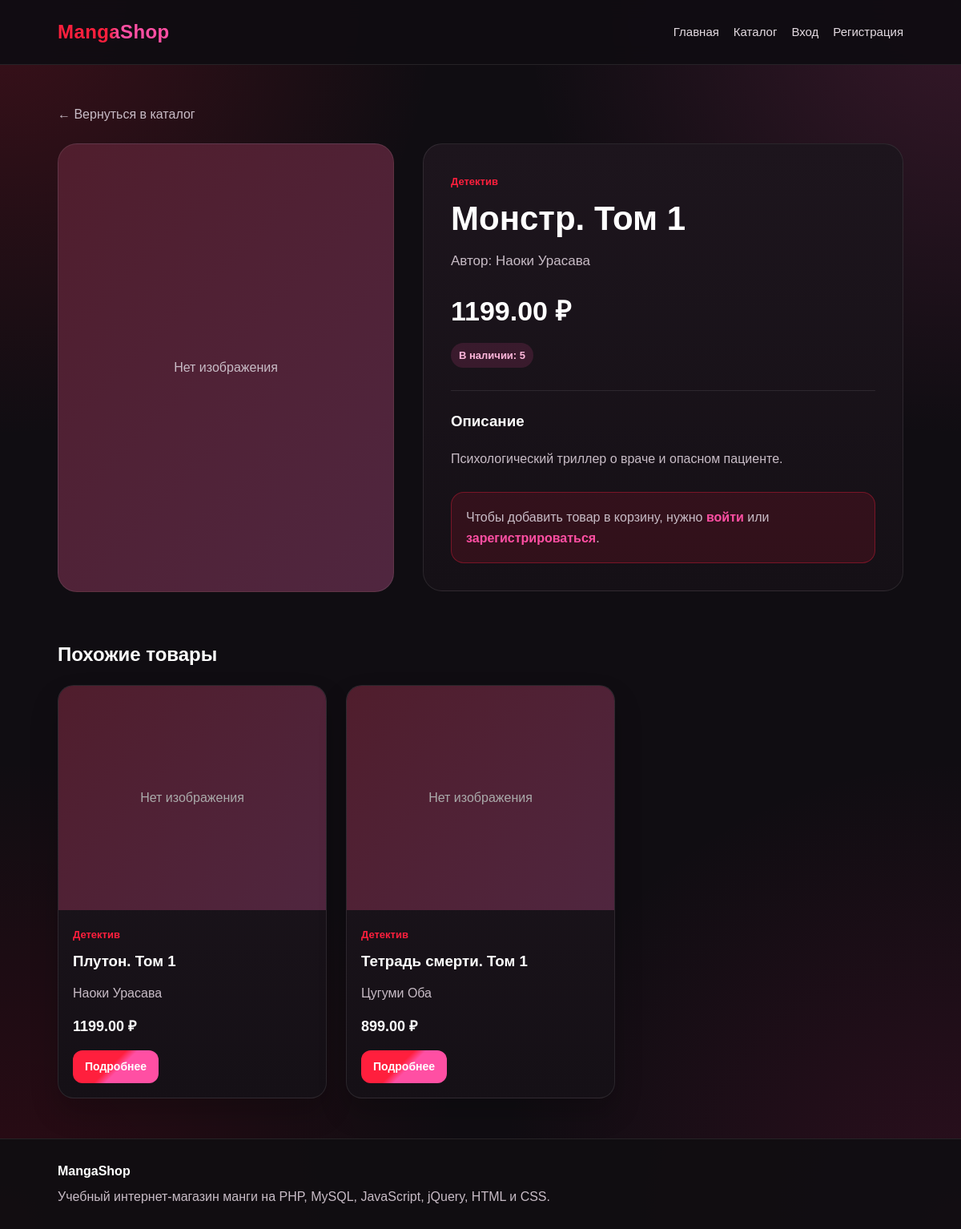
/product.php?id=11, run on the app's committed database.
### tables this page shows
CREATE TABLE `products` (
  `id` int(11) NOT NULL,
  `category_id` int(11) NOT NULL,
  `title` varchar(200) NOT NULL,
  `author` varchar(150) DEFAULT NULL,
  `description` text,
  `price` decimal(10,2) NOT NULL,
  `image` varchar(255) DEFAULT NULL,
  `stock` int(11) NOT NULL DEFAULT '0',
  `created_at` timestamp NULL DEFAULT CURRENT_TIMESTAMP
);

CREATE TABLE `categories` (
  `id` int(11) NOT NULL,
  `title` varchar(150) NOT NULL,
  `description` text
);

### includes/auth.php (called while the page is built, shortened)
<?php
function isAuth()
{
    if (!isset($_SESSION['user'])) {
        return false;
    }
    return true;
}
function e($value)
{
    return htmlspecialchars($value, ENT_QUOTES, 'UTF-8');
}
function product_image_url($filename)
{
    $filename = trim((string)$filename);
    $path = __DIR__ . '/../uploads/products/' . $filename;
    if (!is_file($path)) {
        return null;
    }
    return '/uploads/products/' . rawurlencode($filename);
}

### product.php (the view, shortened to what this page needs)
<?php
require_once __DIR__ . '/includes/db.php';
require_once __DIR__ . '/includes/auth.php';
$id = isset($_GET['id']) ? (int)$_GET['id'] : 0;
$stmt = $pdo->prepare("
    SELECT products.*, categories.title AS category_title
    FROM products
    INNER JOIN categories ON products.category_id = categories.id
    WHERE products.id = ?
");
$stmt->execute(array($id));
$product = $stmt->fetch();
$relatedStmt = $pdo->prepare("
    SELECT products.*, categories.title AS category_title
    FROM products
    INNER JOIN categories ON products.category_id = categories.id
    WHERE products.category_id = ? AND products.id != ?
    ORDER BY products.id DESC
    LIMIT 4
");
$relatedStmt->execute(array($product['category_id'], $product['id']));
$relatedProducts = $relatedStmt->fetchAll();
?>
<?php require_once __DIR__ . '/includes/header.php'; ?>
<main class="container">
    <a href="/catalog.php" class="back-link">← Вернуться в каталог</a>
    <section class="product-detail">
        <?php $mainImageUrl = product_image_url($product['image']); ?>
        <div class="product-detail-image">
            <?php if ($mainImageUrl): ?>
                <img src="<?php echo e($mainImageUrl); ?>" alt="<?php echo e($product['title']); ?>">
            <?php else: ?>
                <span>Нет изображения</span>
            <?php endif; ?>
        </div>
        <div class="product-detail-info">
            <span class="category"><?php echo e($product['category_title']); ?></span>
            <h1><?php echo e($product['title']); ?></h1>
            <?php if (!empty($product['author'])): ?>
                <p class="product-author">Автор: <?php echo e($product['author']); ?></p>
            <?php endif; ?>
            <div class="product-price">
                <?php echo e($product['price']); ?> ₽
            </div>
            <?php if ($product['stock'] > 0): ?>
                <span class="badge pink">В наличии: <?php echo (int)$product['stock']; ?></span>
            <?php else: ?>
                <span class="badge red">Нет в наличии</span>
            <?php endif; ?>
            <div class="product-description">
                <h3>Описание</h3>
                <p><?php echo nl2br(e($product['description'])); ?></p>
            </div>
            <?php if (isAuth() && !isAdmin()): ?>
                <?php if ($product['stock'] > 0): ?>
                    <form action="/ajax/add_to_cart.php" method="post" class="add-cart-form">
                        <?php echo csrf_field(); ?>
                        <input type="hidden" name="product_id" value="<?php echo $product['id']; ?>">
                        <div class="form-group quantity-group">
                            <label>Количество</label>
                            <input class="form-control" type="number" name="quantity" value="1" min="1" max="<?php echo (int)$product['stock']; ?>">
                        </div>
                        <button class="btn" type="submit">Добавить в корзину</button>
                    </form>
                <?php endif; ?>
            <?php elseif (!isAuth()): ?>
                <div class="auth-note">
                    Чтобы добавить товар в корзину, нужно
                    <a href="/login.php">войти</a>
                    или
                    <a href="/register.php">зарегистрироваться</a>.
                </div>
            <?php endif; ?>
        </div>
    </section>
    <?php if (count($relatedProducts) > 0): ?>
        <section class="related-section">
            <h2>Похожие товары</h2>
            <div class="product-grid">
                <?php foreach ($relatedProducts as $item): ?>
                    <?php $imageUrl = product_image_url($item['image']); ?>
                    <div class="product-card">
                        <div class="product-image">
                            <?php if ($imageUrl): ?>
                                <img src="<?php echo e($imageUrl); ?>" alt="<?php echo e($item['title']); ?>">
                            <?php else: ?>
                                <span>Нет изображения</span>
                            <?php endif; ?>
                        </div>
                        <div class="product-info">
                            <span class="category"><?php echo e($item['category_title']); ?></span>
                            <h3><?php echo e($item['title']); ?></h3>
                            <p><?php echo e($item['author']); ?></p>
                            <strong><?php echo e($item['price']); ?> ₽</strong>
                            <a href="/product.php?id=<?php echo $item['id']; ?>" class="btn small">Подробнее</a>
                        </div>
                    </div>
                <?php endforeach; ?>
            </div>
        </section>
    <?php endif; ?>
</main>
<?php require_once __DIR__ . '/includes/footer.php'; ?>

### assets/css/style.css (style rules this page uses)
:root { --bg: #100d12; --bg-soft: #18111a; --card: #1d151d; --card-light: #2a1d29; --red: #ff1f3d; --red-dark: #b00020; --pink: #ff4fa3; --pink-dark: #c2185b; --text: #ffffff; --muted: #c8bcc6; --border: rgba(255, 255, 255, 0.09); --shadow: rgba(0, 0, 0, 0.38); }
* { box-sizing: border-box; }
html { min-height: 100%; scroll-behavior: smooth; }
body { margin: 0; display: grid; grid-template-rows: auto minmax(0, 1fr) auto; font-family: Arial, sans-serif; line-height: 1.5; background: radial-gradient(circle at top left, rgba(255, 31, 61, 0.18), transparent 28%), radial-gradient(circle at top right, rgba(255, 79, 163, 0.16), transparent 28%), radial-gradient(circle at bottom left, rgba(176, 0, 32, 0.18), transparent 30%), radial-gradient(circle at bottom right, rgba(194, 24, 91, 0.16), transparent 30%), var(--bg); color: var(--text); min-height: 100vh; min-height: 100dvh; }
main { min-width: 0; }
a { color: inherit; text-decoration: none; }
.container { padding: 50px 6%; }
.container h1, .container h2 { margin-top: 0; }
.product-grid { display: grid; grid-template-columns: repeat(4, minmax(0, 1fr)); gap: 24px; }
.product-card { min-width: 0; background: linear-gradient(180deg, var(--card), #151016); border: 1px solid var(--border); border-radius: 20px; overflow: hidden; transition: 0.25s; box-shadow: 0 18px 35px rgba(0, 0, 0, 0.2); }
.product-image { height: 280px; background: linear-gradient(135deg, rgba(255, 31, 61, 0.18), rgba(255, 79, 163, 0.18)), var(--card-light); display: flex; align-items: center; justify-content: center; color: #aaa; text-align: center; }
.product-info { padding: 18px; }
.category { color: var(--red); font-size: 13px; font-weight: 700; }
.product-info h3 { margin: 10px 0; line-height: 1.3; }
.product-info p { color: var(--muted); line-height: 1.5; }
.product-info strong { display: block; margin-top: 8px; font-size: 18px; color: #ffffff; }
.btn { display: inline-block; margin-top: 16px; padding: 13px 22px; background: linear-gradient(135deg, var(--red) 0%, var(--red) 45%, var(--pink) 55%, var(--pink) 100%); border-radius: 12px; color: white; font-weight: 700; border: none; cursor: pointer; transition: 0.25s; text-align: center; }
.btn.small { padding: 10px 15px; font-size: 14px; }
.badge { display: inline-block; padding: 6px 10px; border-radius: 999px; background: rgba(255, 31, 61, 0.14); color: #ff9ba8; font-size: 13px; font-weight: 700; }
.badge.pink { background: rgba(255, 79, 163, 0.14); color: #ffb7db; }
@media (max-width: 1200px) { .product-grid { grid-template-columns: repeat(3, minmax(0, 1fr)); } }
.back-link { display: inline-block; margin-bottom: 24px; color: var(--muted); transition: 0.2s; }
.product-detail { display: grid; grid-template-columns: 420px 1fr; gap: 36px; align-items: start; }
.product-detail-image { min-height: 560px; background: linear-gradient(135deg, rgba(255, 31, 61, 0.18), rgba(255, 79, 163, 0.18)), var(--card-light); border: 1px solid var(--border); border-radius: 24px; overflow: hidden; display: flex; align-items: center; justify-content: center; color: var(--muted); text-align: center; }
.product-detail-info { background: linear-gradient(180deg, var(--card), #151016); border: 1px solid var(--border); border-radius: 24px; padding: 34px; }
.product-detail-info h1 { font-size: 42px; margin: 12px 0 10px; line-height: 1.1; }
.product-author { color: var(--muted); font-size: 17px; }
.product-price { margin: 24px 0 14px; font-size: 34px; font-weight: 800; color: #ffffff; }
.product-description { margin-top: 28px; padding-top: 24px; border-top: 1px solid var(--border); }
.product-description h3 { margin-top: 0; }
.product-description p { color: var(--muted); line-height: 1.7; }
.auth-note { margin-top: 28px; padding: 18px; border-radius: 16px; background: rgba(255, 31, 61, 0.12); border: 1px solid rgba(255, 31, 61, 0.35); color: var(--muted); line-height: 1.6; }
.auth-note a { color: var(--pink); font-weight: 700; }
.related-section { margin-top: 60px; }

### data on the page
products: category.title "Детектив", title "Монстр. Том 1", author "Наоки Урасава", price "1199.00", stock "5", description "Психологический триллер о враче и опасном пациенте."
products: category.title "Детектив", title "Плутон. Том 1", author "Наоки Урасава", price "1199.00"
products: category.title "Детектив", title "Тетрадь смерти. Том 1", author "Цугуми Оба", price "899.00"

### other printed values
$link['label'] "Главная"
$link['label'] "Каталог"
$link['label'] "Вход"
$link['label'] "Регистрация"
